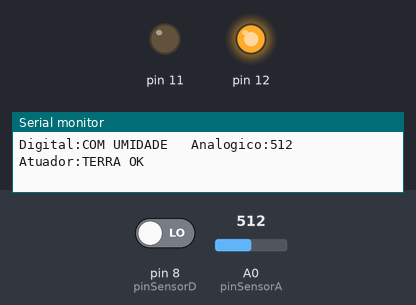
A sketch run on a simulated Arduino Uno, built with avr-gcc and run on an emulated ATmega328P. On the bench: output pins drawn as LEDs (lit = HIGH), the last lines printed to the serial monitor. Inputs (shaded band) come from the test bench; at power-on: A0 (pinSensorA) = 512, pin 8 (pinSensorD) LOW.

Above: at 1.2 s.
1.3 s: A0 (pinSensorA) set to 691
4.3 s: A0 (pinSensorA) set to 712
At 5.5 s:
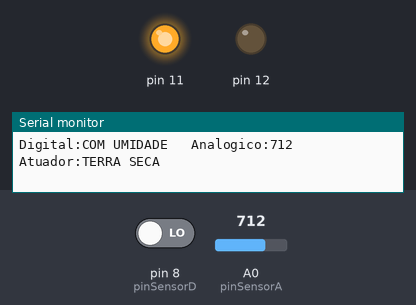
Timing chart, 0 to 7.3 s (numbered marks = the images above; inputs shaded):
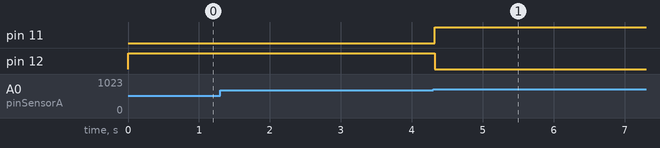

The sketch:

sensor_de_umidade.ino
```cpp
#define pinSensorA A0
#define pinSensorD 8

void setup() {
  pinMode(pinSensorD, INPUT);
  pinMode(11, OUTPUT);
  pinMode(12, OUTPUT);
  Serial.begin(9600);
}

void loop() {
  //MANIPULAR DIRETAMENTE NO MODULO
  Serial.print("Digital:");

  if (digitalRead(pinSensorD)) {
     Serial.print("SEM UMIDADE ");

  } else {
     Serial.print("COM UMIDADE ");
  }

  Serial.print("  Analogico:");
  Serial.print(analogRead(pinSensorA));
  Serial.print("  ");

  Serial.print("  Atuador:");
  if (analogRead(pinSensorA) > 700) {
     Serial.println("TERRA SECA");
     digitalWrite(11, HIGH);
     digitalWrite(12, LOW);
  } else {
    Serial.println("TERRA OK");
     digitalWrite(11, LOW);
     digitalWrite(12, HIGH);
  }
}
```

Measured:
- the behaviour switches between 700 and 701 on A0 (pinSensorA) (found by bisection; images 0 and 1)
- after the input at 4.3 s, pin 11: LOW → HIGH at once; pin 12: HIGH → LOW at once
